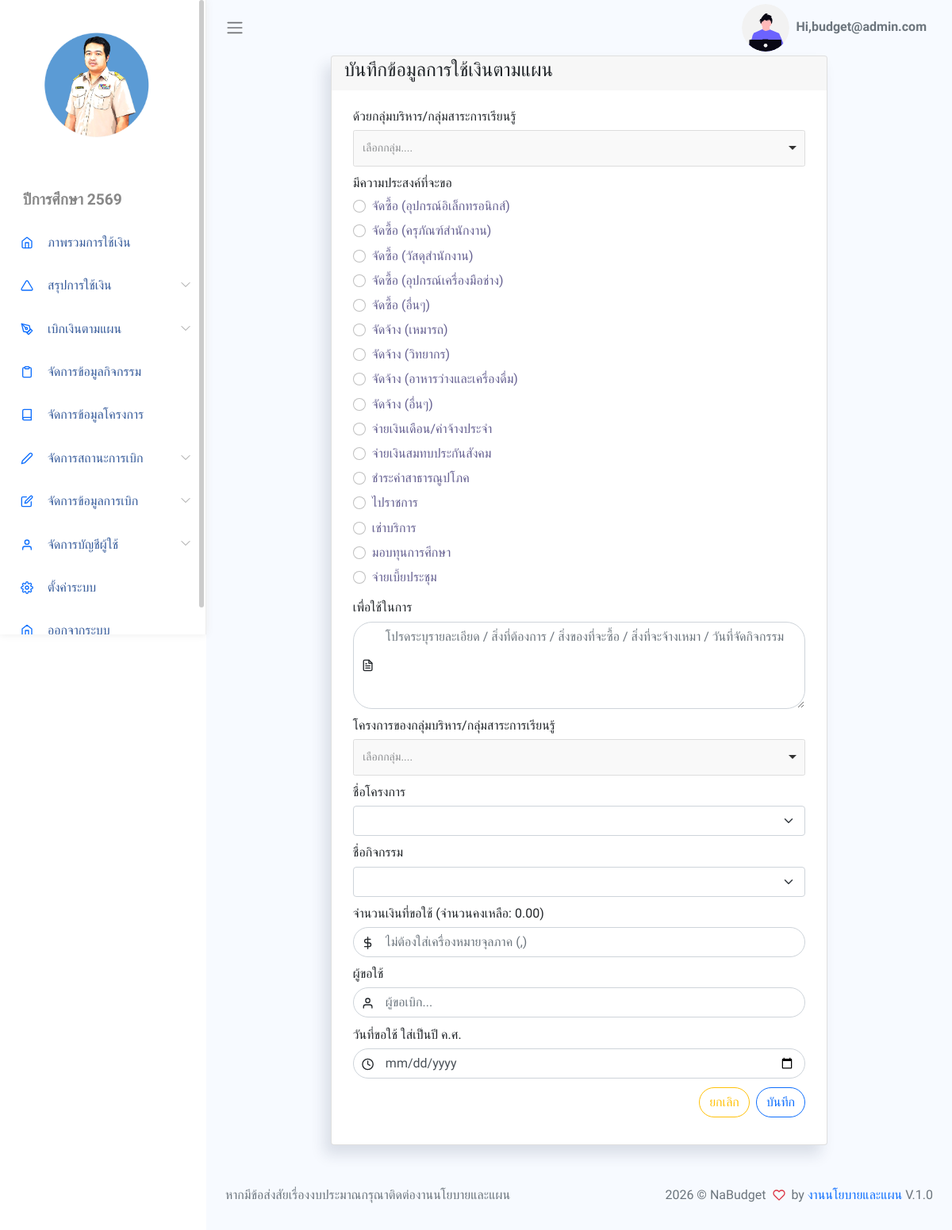
The app's page /App/Views/formPayPlan.php (signed in) with its own data.
### tables this page shows
CREATE TABLE `setting` (
  `set_id` int(1) NOT NULL,
  `sys_name` varchar(255) NOT NULL,
  `school_name` varchar(255) NOT NULL,
  `logo_url` varchar(255) NOT NULL,
  `title_name` varchar(255) NOT NULL,
  `year_name` varchar(255) NOT NULL,
  `dir_name` varchar(255) NOT NULL,
  `man_name` varchar(255) NOT NULL,
  `plan_name` varchar(255) NOT NULL,
  `menu_project` int(1) NOT NULL,
  `menu_activity` int(1) NOT NULL,
  `menu_payplan` int(1) NOT NULL,
  `created_at` datetime DEFAULT current_timestamp()
);

CREATE TABLE `refs` (
  `id` int(11) NOT NULL,
  `ref_id` int(11) NOT NULL,
  `title` varchar(255) NOT NULL,
  `color` varchar(255) NOT NULL,
  `ref_group_id` int(11) DEFAULT NULL,
  `created_at` datetime DEFAULT current_timestamp()
);

### App/Views/formPayPlan.php (the view, shortened to what the rows shown need)
<?php
require_once BASE_PATH . "/App/Inc/header.php";
require_once BASE_PATH . "/App/Inc/sidebar.php";
?>
<section id="content-types " class="d-flex justify-content-center">
  <div class="col-md-8 col-sm-12">
    <div class="card">
      <div class="card-content">
        <div class="card-body">
          <form action="../Controllers/addPayPlan.php" class="form form-vertical" method="POST">
            <div class="form-group">
              <div class="col-12">
                <div class="form-group has-icon-left">
                  <?php
                  $groupid['ref_group_id'] = 2;
                  $refObj = new ref();
                  $refs = $refObj->getRefByGroup($groupid);
                  foreach ($refs as $ref) {
                    echo "<div class='form-check'>";
                    echo "<input class='form-check-input' type='radio' name='pay_type' id='pay_type{$ref['ref_id']}' value='{$ref['ref_id']}' require>";
                    echo "<label class='form-check-label' for='pay_type{$ref['ref_id']}'><h6>{$ref['title']}</h6></label></div>";
                  }
                  ?>
                </div>
              </div>
            </div>
        </div>
      </div>
    </div>
</section>
<?php require_once BASE_PATH . "/App/Inc/footer.php"; ?>

### App/Inc/sidebar.php (shortened to what the rows shown need)
<?php
$settingObj = new Setting();
$settings = $settingObj->getSetting();
?>
<body>
    <div id="app">
        <div id="sidebar" class='active'>
            <div class="sidebar-wrapper active">
                <div class="sidebar-header" style="text-align:center">
                    <img src="<?= BASE_URL . $settings['logo_url']?>" alt="" srcset="" style="width: 150px;height:150px;">
                </div>
                <div class="">
                    <ul class="menu">
                        <li class='sidebar-title'><?= htmlspecialchars($settings['year_name']) ?></li>
                        <li class="sidebar-item ">
                            <a href="<?= BASE_URL ?>/App/Views/showGroupCard.php" class='sidebar-link'>
                            </a>
                        </li>
                        <li class="sidebar-item  has-sub">
                            <a href="#" class='sidebar-link'>
                            </a>
                        </li>
                        <?php
                        if ($_SESSION['role'] <= 7) {
                            echo "
                            <li class='sidebar-item  has-sub'>
                                <a href='#' class='sidebar-link'>
                                    <i data-feather='pen-tool' width='20'></i>
                                    <span>เบิกเงินตามแผน</span>
                                </a>
                                <ul class='submenu '>
                                    <li>
                                        <a href='" . BASE_URL . "/App/Views/formPayPlan.php'>ใบคำขออนมุติใช้เงิน</a>
                                    </li>
                                    <li>
                                        <a href='" . BASE_URL . "/App/Views/showPayPlan.php'>ข้อมูลการเบิก</a>
                                    </li>
                                </ul>
                            </li>
                            <!-- <li class='sidebar-item'>
                                <a href='" . BASE_URL . "/document/แบบสรุปโครงการ2564.docx' class='sidebar-link'>
                                    <i data-feather='triangle' width='20'></i>
                                    <span>แบบสรุปโครงการปี 2564</span>
                                </a>
                            </li>
                            <li class='sidebar-item'>
                                <a href='https://drive.google.com/drive/folders/10lbb2oCK1EN5yT9p9R833f19MvhAm9VG?usp=sharing' class='sidebar-link'>
                                    <i data-feather='triangle' width='20'></i>
                                    <span>ประชุมจัดทำแผนปีการศึกษา 2566</span>
                                </a>
                            </li>
                            <li class='sidebar-item'>
                                <a href='#' class='sidebar-link'>
                                    <i data-feather='triangle' width='20'></i>
                                    <span>อัปโหลดไฟล์ประมาณการ</span>
                                </a>
                            </li> -->
                            <li class='sidebar-item'>
                                <a href='" . BASE_URL . "/App/Views/manageActivity.php' class='sidebar-link'>
                                    <i data-feather='clipboard' width='20'></i>
                                    <span>จัดการข้อมูลกิจกรรม</span>
                                </a>
                            </li>
                            ";
                        }
                        ?>
                        <?php
                        if ($_SESSION['role'] == 1) {
                            echo "
                                <li class='sidebar-item'>
                                    <a href='" . BASE_URL . "/App/Views/manageProject.php' class='sidebar-link'>
                                        <i data-feather='book' width='20'></i>
                                        <span>จัดการข้อมูลโครงการ</span>
                                    </a>
                                </li>
                                ";
                        }
                        ?>
                        <?php
                        if ($_SESSION['role'] <= 5) {
                            echo "
                                <li class='sidebar-item  has-sub'>
                                    <a href='#' class='sidebar-link'>
                                    <i data-feather='edit-2' width='20'></i>
                                    <span>จัดการสถานะการเบิก</span>
                                    </a>
                                    <ul class='submenu '>
                                    <li>
                                        <a href='" . BASE_URL . "/App/Views/showPayBill.php'>จัดการสถานะการเบิก</a>
                                    </li>
                                    <li>
                                        <a href='" . BASE_URL . "/App/Views/searchEditPayBill.php'>จัดการการจ่ายเงิน</a>
                                    </li>
                                    </ul>
                                </li>
                                ";
                        }
                        ?>
                        <?php
                        if ($_SESSION['role'] == 1) {
                            echo "
                                <li class='sidebar-item  has-sub'>
                                    <a href='#' class='sidebar-link'>
                                    </a>
                                        <a href='" . BASE_URL . "/App/Views/formPayPlan.php'>เพิ่มข้อมูลการเบิก</a>
                                        <a href='" . BASE_URL . "/App/Views/searchEditReport.php'>แก้ไขข้อมูลใบคำขอ</a>
                                        <a href='" . BASE_URL . "/App/Views/searchEditMoney.php'>แก้ยอดเงินเบิก</a>
                                        <a href='" . BASE_URL . "/App/Views/showGroupCard_admin.php'>ตรวจสอบยอดเงินรวม</a>
                                        <a href='" . BASE_URL . "/App/Views/showProject_admin.php'>ตรวจสอบยอดเงินโครงการ</a>
                                        <a href='" . BASE_URL . "/App/Views/showActivity_admin.php'>ตรวจสอบยอดเงินกิจกรรม</a>
                                        <a href='" . BASE_URL . "/App/Views/showProjectExcel.php' target='_blank'>Excel โครงการ</a>
                                        <a href='" . BASE_URL . "/App/Views/showActivityExcel.php' target='_blank'>Excel กิจกรรม</a>
                                        <a href='" . BASE_URL . "/App/Views/showPayPlanExcel.php' target='_blank'>Excel ข้อมูลการเบิก</a>
                                        <a href='" . BASE_URL . "/App/Views/reportBudget.php' target='_blank'>รายงานการใช้เงินตามแผนปฏิบัติการ</a>
                                </li>
                                ";
                        }
                        ?>
                        <?php
                        if ($_SESSION['role'] == 1) {
                            echo "
                                <li class='sidebar-item  has-sub'>
                                    <a href='#' class='sidebar-link'>
                                    <i data-feather='user' width='20'></i>
                                    <span>จัดการบัญชีผู้ใช้</span>
                                    </a>
                                    <ul class='submenu '>
                                        <li>
                                            <a href='" . BASE_URL . "/App/Auth/Views/showPerson.php'>ข้อมูลสมาชิก</a>
                                        </li>
                                        <li>
                                            <a href='" . BASE_URL . "/App/Auth/Views/addPerson.php'>เพิ่มสมาชิก</a>
                                        </li>
                                    </ul>
                                </li>
                                ";
                        }
                        ?>
                        <?php
                        if ($_SESSION['role'] == 1 && $_SESSION['id'] == 1) {
                            echo "
                                <li class='sidebar-item'>
                                    <a href='" . BASE_URL . "/App/Views/manageSetting.php' class='sidebar-link'>
                                    <i data-feather='settings' width='20'></i>
                                    <span>ตั้งค่าระบบ</span>
                                    </a>
                                </li>
                                ";
                        }
                        ?>
                        <li class="sidebar-item ">
                            <a href="#" data-toggle="modal" data-target="#logoutModal" class='sidebar-link'>
                            </a>
                        </li>
                    </ul>
                </div>
            </div>
        </div>
        <div id="main">

### App/Inc/footer.php (shortened to what the rows shown need)
<footer>
    <div class="footer clearfix mb-0 text-muted">
        <div class="float-right">
            <p>2026 &copy; <?= htmlspecialchars($settings['sys_name']) ?> <span class='text-danger'><i data-feather="heart"></i></span> by <a
                    href="#">งานนโยบายและแผน</a> V.1.0</p>
        </div>
    </div>
</footer>
</div>
</div>
</body>
</html>

### records on screen
setting: logo_url (picture), year_name "ปีการศึกษา 2569", sys_name "NaBudget"
refs: title "จัดซื้อ (อุปกรณ์อิเล็กทรอนิกส์)"
refs: title "จัดซื้อ (ครุภัณฑ์สำนักงาน)"
refs: title "จัดซื้อ (วัสดุสำนักงาน)"
refs: title "จัดซื้อ (อุปกรณ์เครื่องมือช่าง)"
refs: title "จัดซื้อ (อื่นๆ)"
refs: title "จัดจ้าง (เหมารถ)"
refs: title "จัดจ้าง (วิทยากร)"
refs: title "จัดจ้าง (อาหารว่างและเครื่องดื่ม)"
refs: title "จัดจ้าง (อื่นๆ)"
refs: title "จ่ายเงินเดือน/ค่าจ้างประจำ"
refs: title "จ่ายเงินสมทบประกันสังคม"
refs: title "ชำระค่าสาธารณูปโภค"
refs: title "ไปราชการ"
refs: title "เช่าบริการ"
refs: title "มอบทุนการศึกษา"
refs: title "จ่ายเบี้ยประชุม"

### other values on screen
$_SESSION['username'] "budget@admin.com"
